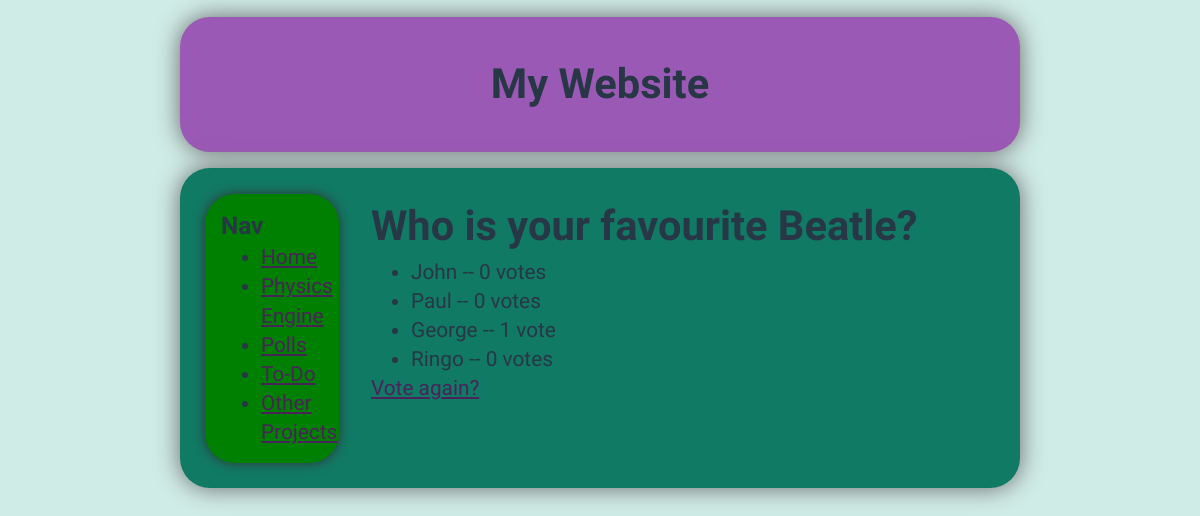
The page /polls/2/results/ on the database as committed earlier.
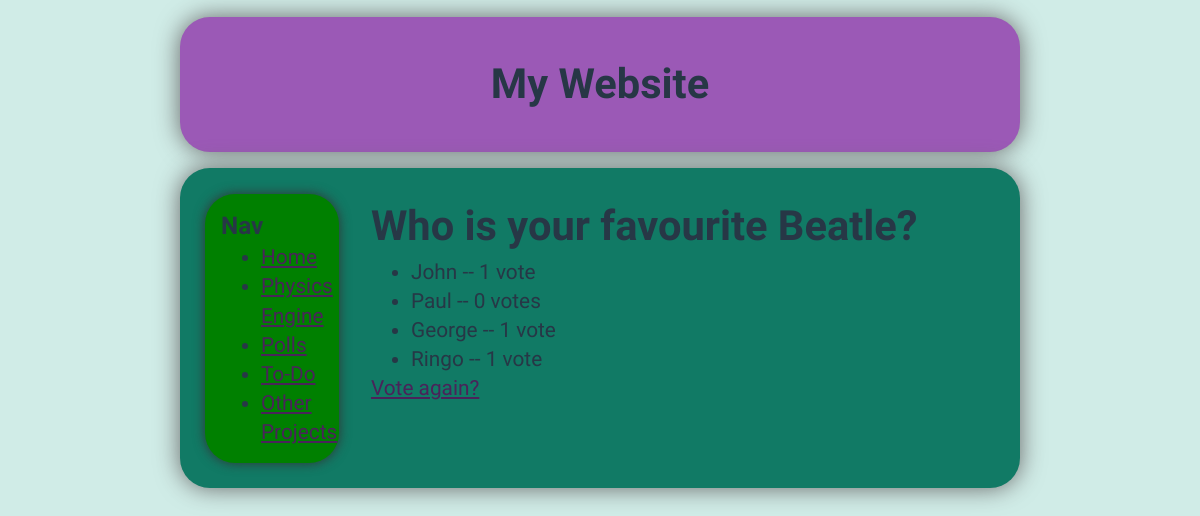
The same page on the database as committed later.
### polls/models.py (models this page shows, shortened)
class Choice(models.Model):
	question = models.ForeignKey(Question, on_delete=models.CASCADE)
	choice_text = models.CharField(max_length=200)
	votes = models.IntegerField(default=0)

### polls/views.py (the view)
# urls.py: url(r'^(?P<pk>[0-9]+)/results/$', views.ResultsView.as_view(), name="results"),
class ResultsView(generic.DetailView):
    model = Question
    template_name = 'polls/results.html'

### polls/templates/polls/results.html
{% extends "base.html" %}
{% load staticfiles %}
{% block content %}
	<h1>{{question.question_text}}</h1>
	<ul>
	{% for choice in question.choice_set.all %}
		<li>{{ choice.choice_text }} -- {{ choice.votes }} vote{{ choice.votes|pluralize }}</li>
	{% endfor %}
	</ul>
	<a href="{% url 'polls:detail' question.id %}"> Vote again? </a>
{% endblock %}

Rows that differ between the two databases and show on the page:
changed Choice "John": votes "0" → "1"
changed Choice "Ringo": votes "0" → "1"
